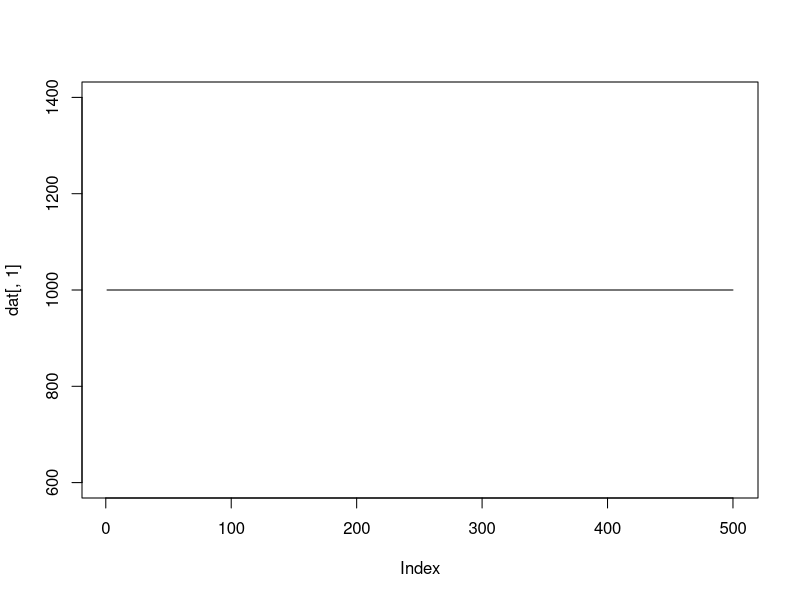

Recreate this plot in R.
## Discrete births and deaths model
## Last modified: Jan 24 2018

## Set a starting population
population <- 1000

## Define some time sequence
## Note: a more general version of this is:
##      time_seq <- seq(start = 1, end = 500, by = 1)
time_seq <- 1:500  

## Some parameters for births and deaths
birth_rate <- 0.4
death_rate <- 0.4

## Make a container to hold your results
dat <- NULL

## Now we are going to loop through our timesteps.
for (t in time_seq){ 
    
    ## Formula for your new population (relative to current time step)
    new_population <- population + round(birth_rate*population) - 
        round(death_rate*population)
    
    ## Bind this new population as a row (rbind) to the data 
    ## container we made earlier.
    dat <- rbind(dat, new_population)
    
    ## Now set your "new" population to your current population and move on
    ## to the next time step.
    population <- new_population
}

## Plot it
plot(dat[, 1], type = "l")
